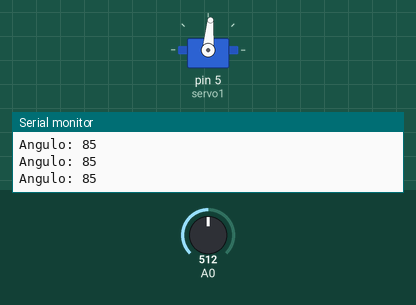
Bench run of a sketch on a simulated Arduino Uno, built with avr-gcc and run on an emulated ATmega328P. On the bench: servo, the last lines printed to the serial monitor. Inputs (shaded band) come from the test bench; at power-on: A0 = 512.

Above: at 1.2 s.
1.3 s: A0 set to 1023
At 2.5 s:
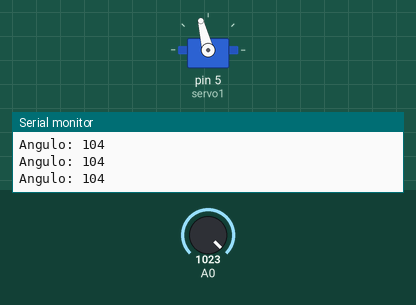
2.8 s: A0 set to 306
At 3.8 s:
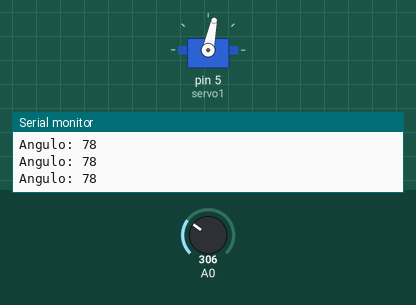
4.3 s: A0 set to 511
At 4.8 s:
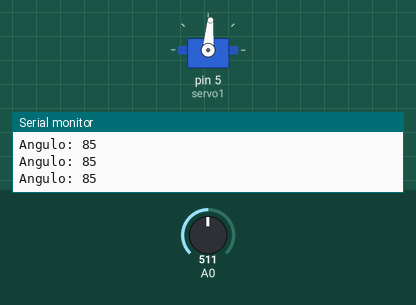
Timing chart, 0 to 7.3 s (numbered marks = the images above; inputs shaded):
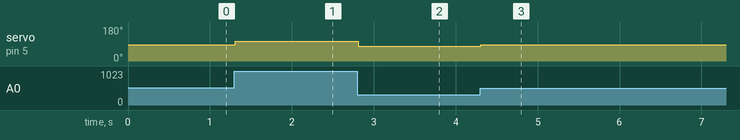

Measured:
- after the input at 1.3 s, servo on pin 5 (servo1): 85° → 104° at once
- after the input at 2.8 s, servo on pin 5 (servo1): 104° → 78° at once
- after the input at 4.3 s, servo on pin 5 (servo1): 78° → 85° at once

The sketch:

ServoMotorPotenciometro.ino
```cpp
//http://blog.filipeflop.com/motores-e-servos/potenciometro-controlando-servo-motor.html

#include "Servo.h"


Servo servo1;

boolean inicio = true;
int reto = 90;

void setup() {
 servo1.attach(5); //Pin 5


 Serial.begin(9600);


}


void loop() {
  //Lê o valor do potenciometro
  int angle = analogRead(0);

  //Mapeia o valor de 0 a 180 graus
  angle = map(angle, 0, 1023, 67, 104);


    servo1.write(angle);

  //repassa o angulo ao ServoWrite

  Serial.print("Angulo: ");
  Serial.println(angle);

  //Delay para que o servo alcance a posição
  delay(15);


}
```
